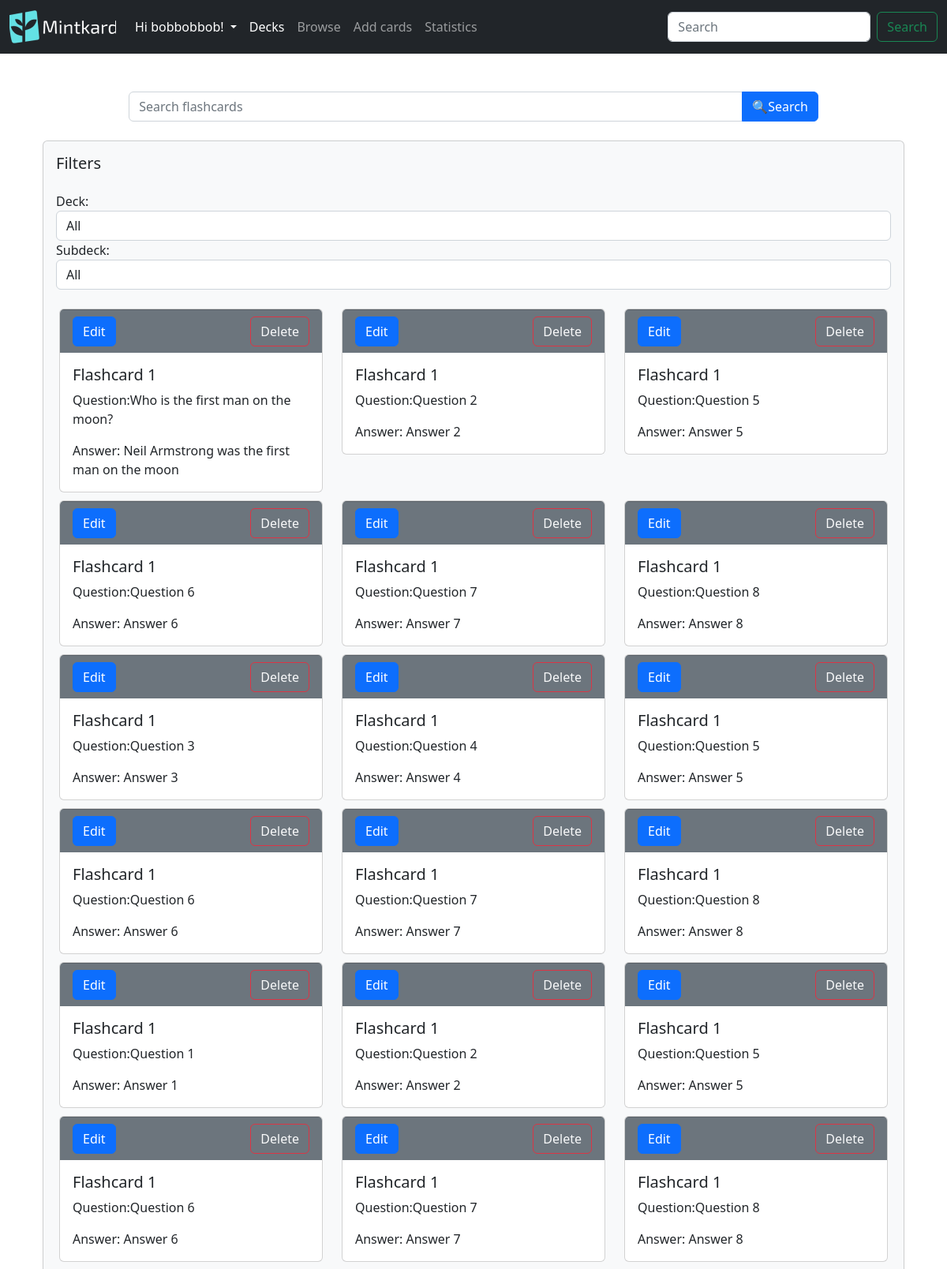
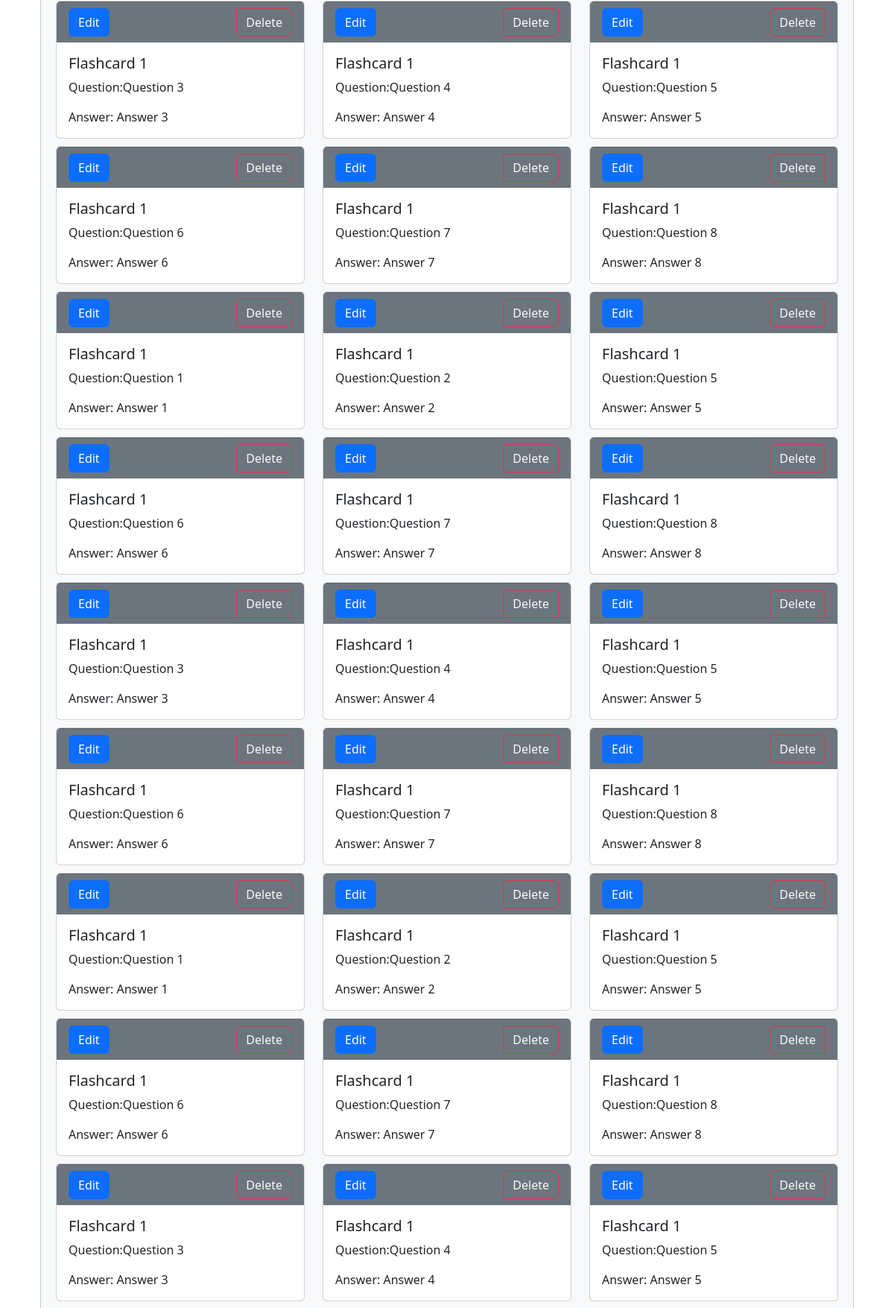
The page /decks/browse (signed in, upper part) on the database its author committed (2 pictures, top to bottom).
### mintkard/models.py (models this page shows, shortened)
class User(db.Model,UserMixin):
    id = db.Column(db.Integer,primary_key= True)
    username = db.Column(db.String(100), unique = True)
    email = db.Column(db.String(75),unique=True)
    password = db.Column(db.String(150))
    decks = db.relationship('Deck',backref = 'user_decks',lazy=True)#stores all the decks that the owner owns, in the parents class

class Card(db.Model):
    id = db.Column(db.Integer, primary_key=True)#Primary key
    question = db.Column(db.String(200))
    answer = db.Column(db.String(400))
    last_study = db.Column(db.DateTime(timezone=True))
    is_new = db.Column(db.Boolean, default=True)
    interval = db.Column(db.Integer)
    easiness_factor = db.Column(db.Integer)
    quality = db.Column(db.Integer)
    deck_id = db.Column(db.Integer, db.ForeignKey('deck.id'))#One to many relationship with decks
    def __repr__(self):
        return f"Card('{self.id}',{self.question}', '{self.answer}', '{self.deck_id}')"

### mintkard/decks.py (the view, shortened to what this page needs)
@login_required
@decks.route('/browse')
def browse():
    try:
        all_cards = g.fmanager.get_all_cards()
    except Exception as e:
        flash('Error locating decks: {}'.format(e),category='danger')
    print(all_cards)
    return render_template("browse.html",cards =all_cards)

### mintkard/decks.py (called while the page is built)
@decks.before_request
def before_request():
    g.fmanager = FlashcardManager(user_id=current_user.id, app=current_app)

    def get_all_cards(self) -> List[Card]:
        cards = []
        for deck in self.user.decks:
            cards.extend(self.get_cards_from_deck(deck))
        return cards

    def get_cards_from_deck(self,deck: Deck) -> List[Card]:
        cards = deck.cards#gets the cards in the currrent deck, but cards in child_decks are not collected yet
        for child_deck in deck.children_deck:
            cards.extend(self.get_cards_from_deck(child_deck))
        return cards

### mintkard/templates/browse.html (shortened to what this page needs)
{% extends 'layout.html' %}
{% block body %}
<div class="container mt-5">
  <div class="input-group mb-4" style="width:80%;margin: auto;">
    <input type="text"  class="col-auto form-control" placeholder="Search flashcards">
    <button type="submit" class="col-auto btn btn-primary ">🔍Search</button>
  </div>
  <div class="card bg-light mt-3">
    <div class="card-body">
      <h5 class="card-title mb-4">Filters</h5>
      <div class="form-group">
        <label for="deck-filter">Deck:</label>
        <select class="form-control" id="deck-filter">
          <option>All</option>
        </select>
      </div>
      <div class="form-group">
        <label for="subdeck-filter">Subdeck:</label>
        <select class="form-control" id="subdeck-filter">
          <option>All</option>
        </select>
      </div>
    </div>
<div class="row m-2" id="flashcard-cards">
  {% for card in cards %}
  <div class="col-sm-6 col-md-4" style = "margin-bottom: 10px;">
    <div class="card" id="revision-card">
      <div class="card-footer d-flex justify-content-between bg-secondary text-dark">
        <a class="btn btn-primary" id="edit" href ="/decks/edit/{{card.id}}">Edit</a>
        <a class="btn btn-outline-danger text-light"  id="delete">Delete</a>
      </div>
      <div class="card-body">
        <h5 class="card-title">Flashcard 1</h5>
        <p class="card-text">Question:{{card.question}}</p>
        <p class="card-text">Answer: {{card.answer}}</p>
      </div>
    </div>
  </div>
  {% endfor%}
</div>
{% endblock %}

### mintkard/templates/layout.html (shortened to what this page needs)
<!DOCTYPE html>
<html lang="en">
<head>
    <link rel="stylesheet" href="https://cdnjs.cloudflare.com/ajax/libs/font-awesome/4.7.0/css/font-awesome.min.css">
</head>
<link href="https://cdn.jsdelivr.net/npm/bootstrap@5.2.3/dist/css/bootstrap.min.css" rel="stylesheet"
>
<body>
    <nav class="navbar navbar-expand-lg navbar-dark bg-dark">
        <div class="container-fluid">
            <a class="navbar-brand" href="/home"><img src="/static/logo.png" alt="Mintkard" width="135" height="42"></a>
            <div class="collapse navbar-collapse" id="navbarSupportedContent">
                <ul class="navbar-nav me-auto mb-2 mb-lg-0">
                    {% if current_user.is_authenticated %}
                    <li class="nav-item dropdown">
                        <a class="nav-link dropdown-toggle" href="#" id="navbarDropdown" role="button" data-bs-toggle="dropdown" aria-expanded="false" style="color:white">
                            Hi {{ current_user.username }}!
                        </a>
                    </li>
                    {% endif %}
                    <li class="nav-item">
                        <a class="nav-link active" aria-current="page" href="/decks/">Decks</a>
                    </li>
                    <li class="nav-item">
                        <a class="nav-link" href="/decks/browse">Browse</a>
                    </li>
                    <li class="nav-item">
                        <a class="nav-link" href="/decks/create">Add cards</a>
                    </li>
                    <li class="nav-item">
                        <a class="nav-link" href="/decks/stats">Statistics</a>
                    </li>
                </ul>
                <form class="d-flex">
                    <input class="form-control me-2" type="search" placeholder="Search" aria-label="Search">
                    <button class="btn btn-outline-success" type="submit">Search</button>
                </form>
            </div>
        </div>
    </nav>
    <div class="container mt-5">
    {% block body %}{% endblock %}
    </div>
</body>
</html>

### mintkard/templates/browse.html (style rules this page uses)
#revision-card { max-height:250px; overflow-y:auto; }

### rows shown on the page
User: username "bobbobbob"
Card: question "Who is the first man on the moon?", answer "Neil Armstrong was the first man on the moon"
Card: question "Question 2", answer "Answer 2"
Card: question "Question 5", answer "Answer 5"
Card: question "Question 6", answer "Answer 6"
Card: question "Question 7", answer "Answer 7"
Card: question "Question 8", answer "Answer 8"
Card: question "Question 3", answer "Answer 3"
Card: question "Question 4", answer "Answer 4"
Card: question "Question 1", answer "Answer 1"
Card: question "Question 2", answer "Answer 2"
Card: question "Question 5", answer "Answer 5"
Card: question "Question 6", answer "Answer 6"
Card: question "Question 7", answer "Answer 7"
Card: question "Question 8", answer "Answer 8"
Card: question "Question 3", answer "Answer 3"
Card: question "Question 4", answer "Answer 4"
Card: question "Question 1", answer "Answer 1"
Card: question "Question 2", answer "Answer 2"
Card: question "Question 5", answer "Answer 5"
Card: question "Question 6", answer "Answer 6"
Card: question "Question 7", answer "Answer 7"
Card: question "Question 8", answer "Answer 8"
Card: question "Question 3", answer "Answer 3"
Card: question "Question 4", answer "Answer 4"
Card: question "Question 1", answer "Answer 1"
Card: question "Question 2", answer "Answer 2"
Card: question "Question 5", answer "Answer 5"
Card: question "Question 6", answer "Answer 6"
Card: question "Question 7", answer "Answer 7"
Card: question "Question 8", answer "Answer 8"
Card: question "Question 3", answer "Answer 3"
Card: question "Question 4", answer "Answer 4"
